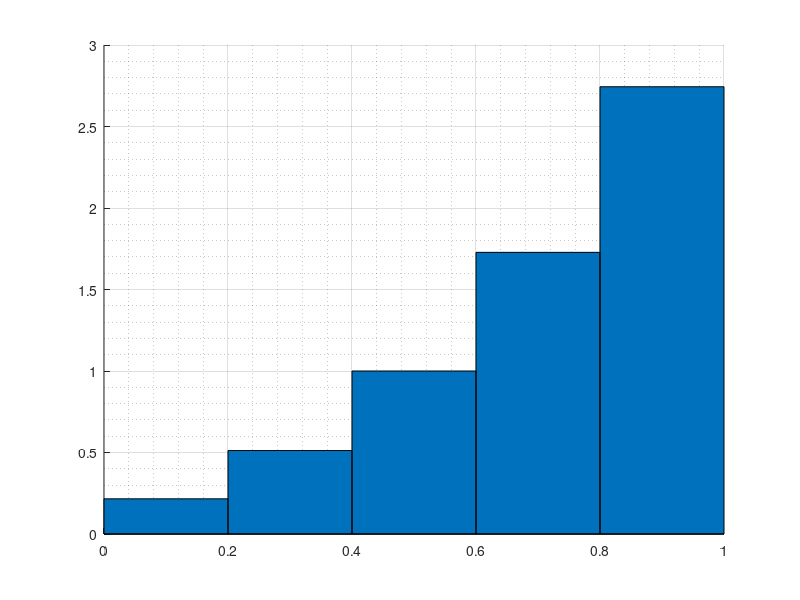

Reproduce this figure in MATLAB. (Note: this script raises an error after producing the figure.)
n = input("Введите количество точек разбиения n = ");
k = input("Выберите оснащение: левое(-1), среднее(0), правое(1) \n");
fun = @(x) x.^3;



figure(1)
hold on;
grid on;
grid minor;

x = 0.5/n:1/n:1;
s = sum(fun(x+k*0.5/n)/n);
bar(x,fun(x+k*0.5/n),1);
title("n = "+n+"   S = "+s);

x = 0:0.0001:1;
plot(x,fun(x),"LineWidth",2,"Color","#A2142F");